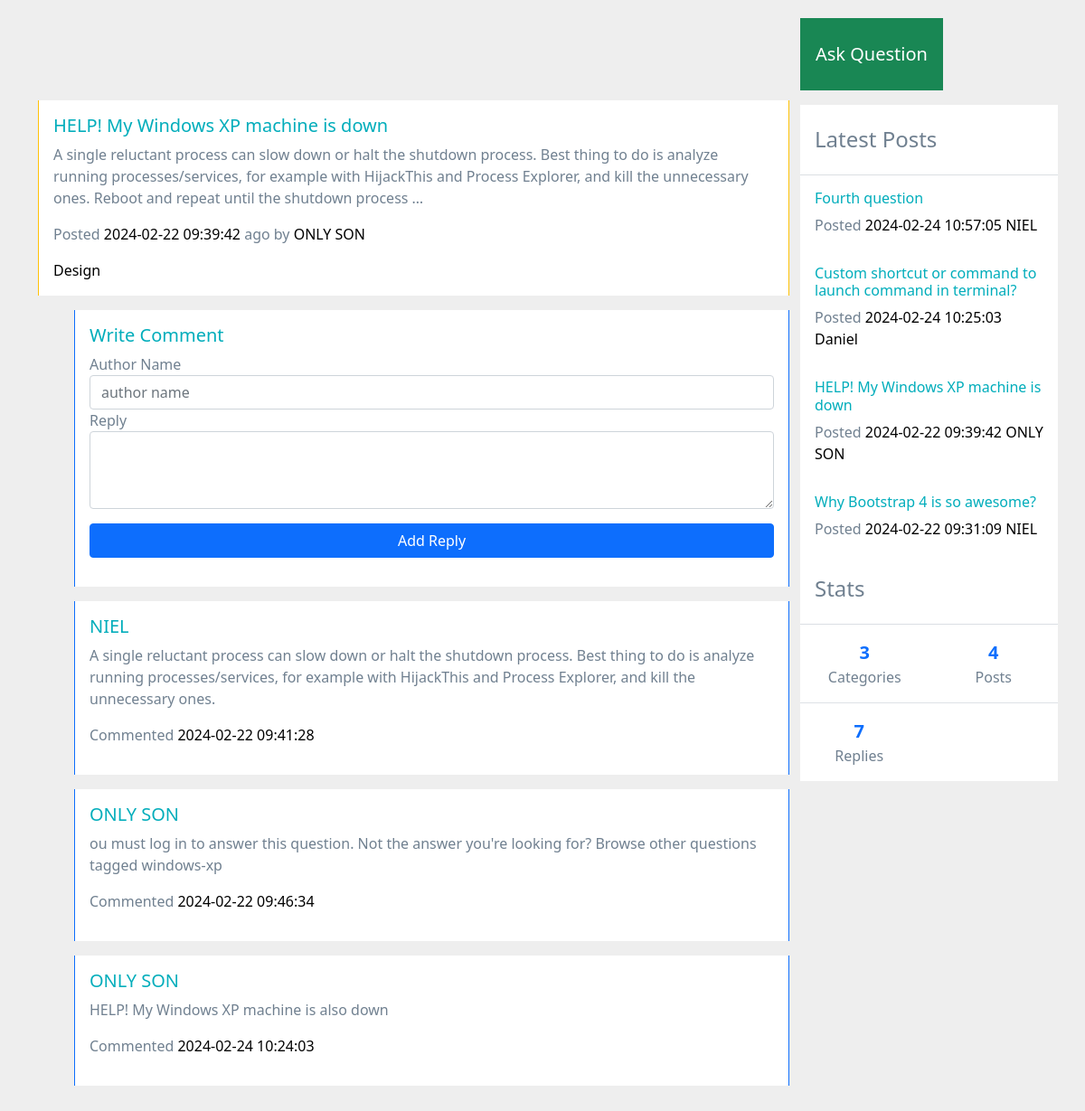
Screenshot of /single.php?id=2 with the database file from the repository.
### tables this page shows
CREATE TABLE `posts` (
  `id` int(9) NOT NULL,
  `title` varchar(200) NOT NULL,
  `body` text NOT NULL,
  `author` varchar(200) NOT NULL,
  `category` varchar(200) NOT NULL,
  `created_at` timestamp NOT NULL DEFAULT current_timestamp()
);

CREATE TABLE `replies` (
  `id` int(3) NOT NULL,
  `author_name` varchar(200) NOT NULL,
  `reply` text NOT NULL,
  `post_id` int(4) NOT NULL,
  `created_at` timestamp NOT NULL DEFAULT current_timestamp()
);

### single.php (the view, shortened to what this page needs)
<?php include "includes/header.php"; ?>
<?php include "config/config.php"; ?>
<?php
if (isset($_GET['id'])) {
  $select = $conn->query("SELECT * FROM posts WHERE id = $_GET[id]");
  $select->execute();
  $post = $select->fetch(PDO::FETCH_OBJ);
  $selectReplies = $conn->query("SELECT * FROM replies WHERE post_id = $_GET[id]");
  $selectReplies->execute();
  $allReplies = $selectReplies->fetchAll(PDO::FETCH_OBJ);
}
?>
<div class="container">
  <div class="row">
    <div style="margin-top: 43px;" class="col-lg-9 mb-3">
      <div
        class="mt-5 card row-hover pos-relative py-3 px-3 mb-3 border-warning border-top-0 border-right-0 border-bottom-0 rounded-0">
        <div class="row align-items-center">
          <div class="col-md-12 mb-3 mb-sm-0">
            <h5>
              <a href="#" class="text-primary"><?= $post->title;?></a>
            </h5>
            <p>
            <?= $post->body;?>
            </p>
            <p class="text-sm"><span class="op-6">Posted</span> <a class="text-black" href="#"><?= $post->created_at;?></a> <span
                class="op-6">ago by</span> <a class="text-black" href="#"><?= $post->author;?></a></p>
            <div class="text-sm op-5"> <a class="text-black mr-2" href="#"><?= $post->category;?></a></div>
          </div>
        </div>
      </div>
      <div style="margin-left: 40px;"
        class="card row-hover pos-relative py-3 px-3 mb-3 border-primary border-top-0 border-right-0 border-bottom-0 rounded-0">
        <div class="row align-items-center">
          <div class="col-md-12 mb-3 mb-sm-0">
            <h5>
              <a href="#" class="text-primary">Write Comment</a>
            </h5>
            <form method="post" action="single.php?id=<?= $post->id;?>">
              <div class="form-group">
                <label for="exampleFormControlInput1">Author Name</label>
                <input type="text" name="author_name" class="form-control" id="exampleFormControlInput1"
                  placeholder="author name">
              </div>
              <div class="form-group">
                <label for="exampleFormControlTextarea1">Reply</label>
                <textarea class="form-control" name="reply" id="exampleFormControlTextarea1" rows="3"></textarea>
              </div>
              <button type="submit" name="submit" class=" mt-3 btn btn-primary w-100">Add Reply</button>
            </form>
          </div>
        </div>
      </div>
      <?php foreach($allReplies as $reply) : ?>
      <div style="margin-left: 40px;"
        class="card row-hover pos-relative py-3 px-3 mb-3 border-primary border-top-0 border-right-0 border-bottom-0 rounded-0">
        <div class="row align-items-center">
          <div class="col-md-12 mb-3 mb-sm-0">
            <h5>
              <a href="#" class="text-primary"><?= $reply->author_name;?></a>
            </h5>
            <p>
            <?= $reply->reply;?>
            </p>
            <p class="text-sm"><span class="op-6">Commented</span> <a class="text-black" href="#"><?= $reply->created_at;?></a></p>
          </div>
        </div>
      </div>
      <?php endforeach;?>
    </div>
    <?php include "includes/sidebar.php"; ?>

### includes/sidebar.php (shortened to what this page needs)
<?php
$select = $conn->query("SELECT * FROM posts ORDER BY created_at DESC LIMIT 0, 4");
$allPost = $select->fetchAll(PDO::FETCH_OBJ);
$selectCategory = $conn->query("SELECT count(*) AS category FROM categories");
$allCategories = $selectCategory->fetch(PDO::FETCH_OBJ);
$selectReply = $conn->query("SELECT count(*) AS reply FROM replies");
$allReplies = $selectReply->fetch(PDO::FETCH_OBJ);
?>
<div class="col-lg-3 mb-4 mb-lg-0 px-lg-0 mt-lg-0">
  <div
    data-settings="{&quot;parent&quot;:&quot;#content&quot;,&quot;mind&quot;:&quot;#header&quot;,&quot;top&quot;:10,&quot;breakpoint&quot;:992}"
    data-toggle="sticky" class="sticky" style="top: 85px;">
    <div class="sticky-inner">
      <a class="btn btn-lg btn-block btn-success rounded-0 py-4 mb-3 bg-op-6 roboto-bold"
        href="<?= APPURL ?>create-post.php">Ask Question</a>
      <div class="bg-white mb-3">
        <h4 class="px-3 py-4 op-5 m-0">
          Latest Posts
        </h4>
        <hr class="m-0">
        <?php foreach ($allPost as $post): ?>
          <div class="pos-relative px-3 py-3">
            <h6 class="text-primary text-sm">
              <a href="single.php?id=<?= $post->id; ?>" class="text-primary">
                <?= $post->title; ?>
              </a>
            </h6>
            <p class="mb-0 text-sm"><span class="op-6">Posted</span> <a class="text-black" href="#">
                <?= $post->created_at; ?>
              </a> <span class="op-6"></span> <a class="text-black" href="#">
                <?= $post->author; ?>
              </a></p>
          </div>
        <?php endforeach; ?>
        <div class="bg-white text-sm">
          <h4 class="px-3 py-4 op-5 m-0 roboto-bold">
            Stats
          </h4>
          <hr class="my-0">
          <div class="row text-center d-flex flex-row op-7 mx-0">
            <div class="col-sm-6 flex-ew text-center py-3 border-bottom border-right"> <a
                class="d-block lead font-weight-bold" href="#"><?= $allCategories->category;?></a> Categories </div>
            <div class="col-sm-6 col flex-ew text-center py-3 border-bottom mx-0"> <a
                class="d-block lead font-weight-bold" href="#"><?= count($allPost);?></a> Posts </div>
          </div>
          <div class="row d-flex flex-row op-7">
            <div class="col-sm-6 flex-ew text-center py-3 border-right mx-0"> <a class="d-block lead font-weight-bold"
                href="#"><?= $allReplies->reply;?></a> Replies </div>
        </div>
      </div>
    </div>
  </div>
</div>
</div>
</body>
</html>

### style.css (style rules this page uses)
body { margin-top:20px; background:#eee; color: #708090; }
a { text-decoration:none; }
.text-primary, a.text-primary:focus, a.text-primary:hover { color: #00ADBB!important; }
.text-black, .text-hover-black:hover { color: #000 !important; }
.font-weight-bold { font-weight: 700 !important; }

### rows the page displays
posts: title "HELP! My Windows XP machine is down", body "A single reluctant process can slow down or halt the shutdown process. Best thing to do is analyze running processes/services, for example with HijackThis and Process Explorer, and kill the unnecessary ones. Reboot and repeat until the shutdown process …", created_at "2024-02-22 09:39:42", author "ONLY SON", category "Design"
replies: author_name "NIEL", reply "A single reluctant process can slow down or halt the shutdown process. Best thing to do is analyze running processes/services, for example with HijackThis and Process Explorer, and kill the unnecessary ones.", created_at "2024-02-22 09:41:28"
replies: author_name "ONLY SON", reply "ou must log in to answer this question. Not the answer you're looking for? Browse other questions tagged windows-xp", created_at "2024-02-22 09:46:34"
replies: author_name "ONLY SON", reply "HELP! My Windows XP machine is also down", created_at "2024-02-24 10:24:03"
posts: title "Fourth question", created_at "2024-02-24 10:57:05", author "NIEL"
posts: title "Custom shortcut or command to launch command in terminal?", created_at "2024-02-24 10:25:03", author "Daniel"
posts: title "Why Bootstrap 4 is so awesome?", created_at "2024-02-22 09:31:09", author "NIEL"

### other values shown
$allCategories->category "3"
count($allPost) "4"
$allReplies->reply "7"
